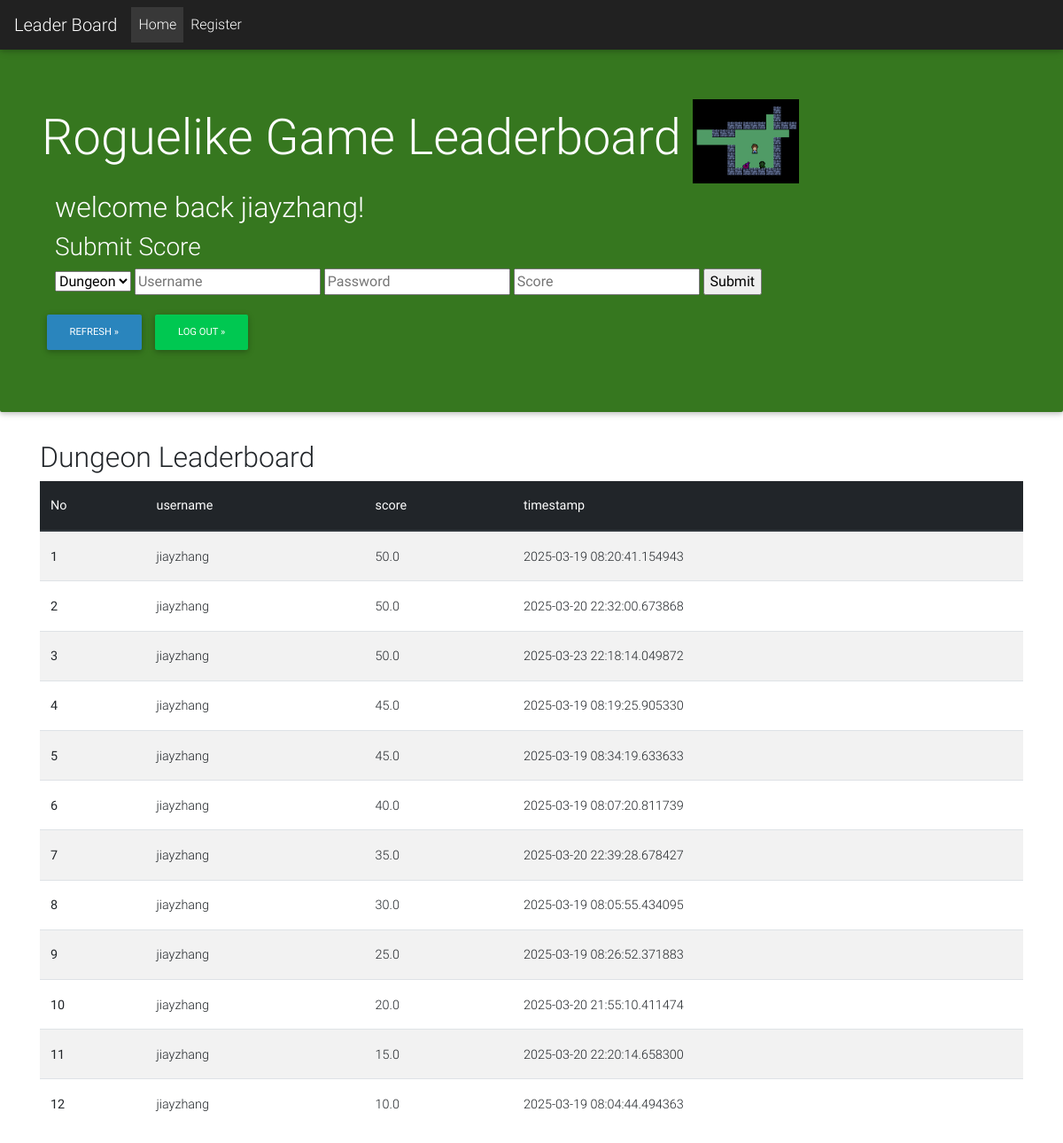
The app's page / (signed in) with its own data.
### main.py (models this page shows, shortened)
class User(UserMixin, db.Model):
    __tablename__ = "user"
    id = db.Column(db.Integer, primary_key=True)
    username = db.Column(db.String(64), index=True, unique=True)
    password = db.Column(db.String(64))

class Submission(db.Model):
    __tablename__ = "submission"
    id = db.Column(db.Integer, primary_key=True)
    timestamp = db.Column(db.DateTime, index=True, default=dt.datetime.now)
    submission_type = db.Column(db.String(64))
    user_id = db.Column(db.Integer, db.ForeignKey('user.id'))
    user = db.relationship('User')
    score = db.Column(db.Float)

### main.py (the view, shortened to what this page needs)
@app.route('/', methods=['GET', 'POST'])
def home_page():
    login_form = LoginForm()
    login_status = request.args.get("login_status", "")
    submission_status = request.args.get("submission_status", "")
    leaderboard = get_leaderboard(limit = limit_lb, submission_type=game)
    return render_template('index.html',
                        leaderboard = leaderboard,
                        login_form=login_form,
                        login_status=login_status,
                        submission_status=submission_status,
                        game = game
    )

### forms.py
class LoginForm(FlaskForm):
    username = StringField('Username', validators=[DataRequired()], render_kw={"placeholder": "username"})
    password = PasswordField('Password', validators=[DataRequired()], render_kw={"placeholder": "password"})
    remember_me = BooleanField('Remember Me')
    submit = SubmitField('Sign In')

### main.py (called while the page is built)
@login.user_loader
def load_user(id):
    return User.query.get(int(id))

def get_leaderboard(limit, submission_type = game):
    query = f"""
            SELECT
            user.username,
            submission.score,
            submission.timestamp
            FROM submission
            LEFT JOIN user
            ON user.id = submission.user_id
            WHERE submission_type = '{submission_type}'
            ORDER BY submission.score DESC
            LIMIT {limit}
            """
    with app.app_context():
        df = pd.read_sql(query, db.get_engine())
    return df

### templates/index.html (shortened to what this page needs)
<!DOCTYPE html>
<html>
<head>
	<link rel="stylesheet" href="{{ url_for('static',filename='styles/all.css') }}">
    <link href="{{ url_for('static',filename='styles/bootstrap.min.css') }}" rel="stylesheet">
    <link href="{{ url_for('static',filename='styles/mdb.min.css') }}" rel="stylesheet">
</head>
<body>
    <nav class="navbar navbar-expand-md navbar-dark fixed-top bg-dark">
        <a class="navbar-brand" href="/">Leader Board</a>
        <div class="collapse navbar-collapse" id="navbarsExampleDefault">
            <ul class="navbar-nav mr-auto">
                <li class="nav-item active">
                    <a class="nav-link" href="/">Home <span class="sr-only">(current)</span></a>
                </li>
                <li class="nav-item">
                    <a class="nav-link" href="{{ url_for('register_page') }}">Register</a>
                </li>
            </ul>
        </div>
    </nav>
    <br />
    <br />
    <div class="jumbotron" style="background:#36771f;color:#fff">
        <div class="container">
            <h2 class="display-4">Roguelike Game Leaderboard
			<img src = "{{ url_for('static',filename='images/dungeon.png') }}" width = "120">
			</h2>
            {% if current_user.is_anonymous %}
            <h3>Please Login Before Submit</h3>
            <form class="form-inline" method="POST" action="" style="color:#fff" novalidate>
                {{ login_form.hidden_tag() }}
                <div class="col">
                    <div class="mr-sm-2 ">
                        {{ login_form.username(size=32) }}
                        {% for error in login_form.username.errors %}
                        <span style="color: red;">[{{ error }}]</span>
                        {% endfor %}
                        {{ login_form.password(size=32) }}
                        {% for error in login_form.password.errors %}
                        <span style="color: red;">[{{ error }}]</span>
                        {% endfor %}
                        {{ login_form.submit() }}
                    </div>
                    <div class="mr-sm-2">
                        {{ login_form.remember_me() }} Remeber Me
                    </div>
                    <p style="color: red;">{{ login_status }}</p>
                </div>
            </form>
            {% elif current_user.is_authenticated %}
            <div class="col uploadform">
                <h2>welcome back {{ current_user.username }}! </h2>
                <h3>Submit Score</h3>
                <form action="" method=post enctype=multipart/form-data> <select name=submission_type>
                    <option value="Dungeon">Dungeon</option>
                    </select>
					<input type="text" name="username" placeholder="Username">
					<input type="password" name="pass" placeholder="Password">
					<input type="text" name="score" placeholder="Score">
                    <input type=submit value=Submit>
                </form>
            </div>
            {% endif %}
	        <a class="btn waves-effect btn-md" style="background:#2a85bd;color:#fff" href="/" role="button">Refresh &raquo;</a>
            {% if current_user.is_authenticated %}
            <a class="btn btn-success waves-effect btn-md" href="{{ url_for('logout') }}" role="button">Log Out
                &raquo;</a>
            {% endif %}
	    </div>
    </div>
    <div class=container>
        <h2>{{ game }} Leaderboard</h2>
        <table class="table table-hover table-striped">
            <thead class="thead-dark">
                <tr>
                    <th scope="col">No</th>
                    {% for colName in leaderboard.columns %}
                    <th scope="col">{{ colName }}</th>
                    {% endfor %}
                </tr>
            </thead>
            <tbody>
                {% for ix, row in leaderboard.iterrows() %}
                <tr>
                    <th scope="row">{{ ix | int + 1 }}</th>
                    <td>{{ row.username}}</td>
                    <td>{{ row.score }}</td>
                    <td>{{ row.timestamp}}</td>
                </tr>
                {% endfor %}
            </tbody>
        </table>
    </div>
</body>
</html>

### records on screen
User: username "jiayzhang", username "jiayzhang" "jiayzhang" "jiayzhang" "jiayzhang" "jiayzhang" "jiayzhang" "jiayzhang" "jiayzhang" "jiayzhang" "jiayzhang" "jiayzhang" "jiayzhang"
Submission: timestamp "2025-03-19 08:20:41.154943"
Submission: timestamp "2025-03-20 22:32:00.673868"
Submission: timestamp "2025-03-23 22:18:14.049872"
Submission: timestamp "2025-03-19 08:19:25.905330"
Submission: timestamp "2025-03-19 08:34:19.633633"
Submission: timestamp "2025-03-19 08:07:20.811739"
Submission: timestamp "2025-03-20 22:39:28.678427"
Submission: timestamp "2025-03-19 08:05:55.434095"
Submission: timestamp "2025-03-19 08:26:52.371883"
Submission: timestamp "2025-03-20 21:55:10.411474"
Submission: timestamp "2025-03-20 22:20:14.658300"
Submission: timestamp "2025-03-19 08:04:44.494363"

### other values on screen
{{ game }} "Dungeon"
{{ colName }} "username" "score" "timestamp"
{{ ix | int + 1 }} "1" "2" "3" "4" "5" "6" "7" "8" "9" "10" "11" "12"
{{ row.score }} "50.0" "50.0" "50.0" "45.0" "45.0" "40.0" "35.0" "30.0" "25.0" "20.0" "15.0" "10.0"
